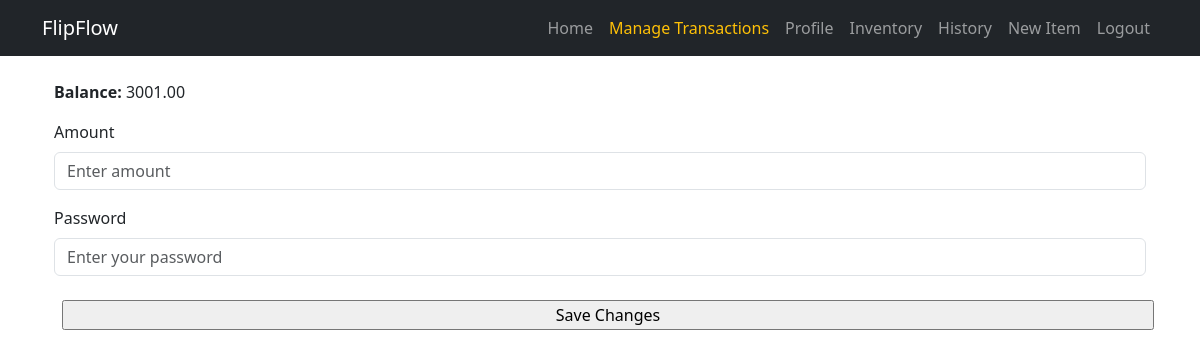
Before: /Market/deposit/ (signed in) with the older database file.
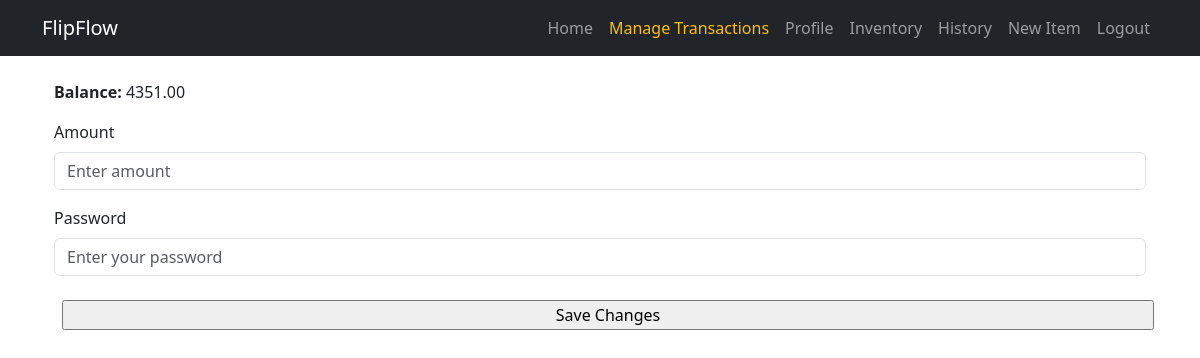
After: the same page with the newer database file.
### accounts/models.py (models this page shows, shortened)
class Profile(models.Model):
    user = models.OneToOneField(User, on_delete=models.CASCADE)
    img = models.ImageField(upload_to=custom_upload_to,blank=True,null=True)
    balance=models.DecimalField(max_digits=15,default=0, decimal_places=2, verbose_name="balance")
    slug = models.SlugField(blank=True,null=True)
    bio = models.TextField(blank=True)
    country = CountryField(blank=True)
    address = models.CharField(blank=True, max_length=100)
    birth_date = models.DateField(null=True, blank=True)
    joindate = models.DateTimeField(blank=True, default=datetime.datetime.now)
    class Meta:
        verbose_name = 'Profile'
        verbose_name_plural = 'Profiles'

### Market/views.py (the view)
# urls.py: path('deposit/',views.deposit,name='deposit'),
@login_required
def deposit(request):
    profile = Profile.objects.get(user=request.user)  # Get the logged-in user's profile
    if request.method == 'POST':
        depositform = DepositForm(request.POST)
        if depositform.is_valid():
            password = depositform.cleaned_data['password']
            user = authenticate(username=request.user.username, password=password)
            if user:  # If authentication is successful
                deposit_amount = depositform.cleaned_data['amount']
                transaction = Transaction(
                    user_from=request.user,
                    user_to=request.user,  # Since it's a deposit, from_user and to_user are the same
                    transaction_type='deposit',
                    amount=deposit_amount,
                    from_approve=True,
                    to_approve=True,
                    )
                transaction.save()
                messages.success(request, "Deposit successful!")
                return redirect('/accounts/profile')  # Redirect to the profile page
            else:
                messages.error(request, "Incorrect password. Please try again.")
        else:
            messages.error(request, "Invalid form data. Please check your input.")
    else:
        depositform = DepositForm()
    return render(request, 'deposit.html', {'profile':profile,'depositform': depositform})

### Market/forms.py
class DepositForm(forms.Form):
    amount = forms.DecimalField(
        max_digits=10, decimal_places=2,
        label="Amount",
        widget=forms.NumberInput(attrs={'class': 'form-control', 'placeholder': 'Enter amount'})
    )
    password = forms.CharField(
        widget=forms.PasswordInput(attrs={'class': 'form-control', 'placeholder': 'Enter your password'}),
        label="Password"
    )

### Market/templates/deposit.html (shortened to what this page needs)
{% extends "base.html" %}
{% block body %}
{% load bootstrap4 %}
<div class="container">
  <div class=" col-md-12">
    <p><strong>Balance:</strong> {{ profile.balance|safe }}</p>
    <form  method="post" enctype="multipart/form-data">
      {% bootstrap_form depositform %}
      <input type="submit"  value="Save Changes" class="site-btn w-100 m-2">
    </form>
  </div>
</div>
{% endblock body %}

Changed rows visible on the page:
changed Profile: balance "3001.00" → "4351.00"
